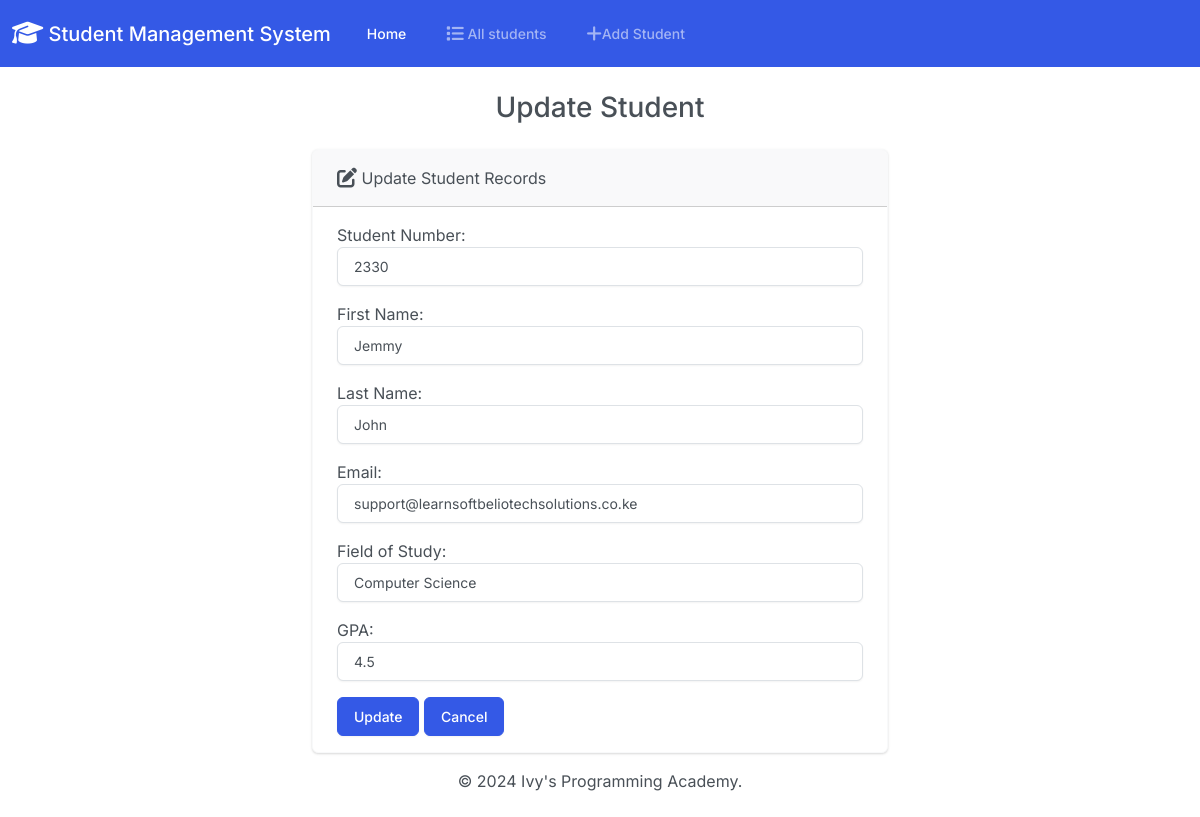
/edit/8/, run on the app's committed database.
### students/models.py (models this page shows, shortened)
class Students(models.Model):
    student_number= models.PositiveIntegerField()
    first_name= models.CharField(max_length=50)
    last_name= models.CharField(max_length=50)
    email= models.EmailField(max_length=100)
    field_of_study= models.CharField(max_length=50)
    gpa= models.FloatField()

### students/views.py (the view)
# urls.py: path('edit/<int:id>/', views.edit, name="edit" ),
def edit(request, id):
    student = get_object_or_404(Students, pk=id)
    if request.method == 'POST':
        form = StudentsForm(request.POST, instance=student)
        if form.is_valid():
            form.save()
            return render(request, 'edit.html', {
                'form': form,
                'success': True
            })
        else:
            return render(request, 'edit.html', {
                'form': form
            })
    else:
        form = StudentsForm(instance=student)
        return render(request, 'edit.html', {
            'form': form
        })

### students/forms.py
class StudentsForm(forms.ModelForm):
    class Meta:
        model = Students
        fields = ('student_number', 'first_name', 'last_name', 'email', 'field_of_study', 'gpa')
        labels = {
            'student_number': 'Student Number',
            'first_name': 'First Name',
            'last_name': 'Last Name',
            'email': 'Email',
            'field_of_study': 'Field of Study',
            'gpa': 'GPA',
        }
        widgets = {
            'student_number': forms.NumberInput(attrs={'class': 'form-control'}),
            'first_name': forms.TextInput(attrs={'class': 'form-control'}),
            'last_name': forms.TextInput(attrs={'class': 'form-control'}),
            'email': forms.EmailInput(attrs={'class': 'form-control'}),
            'field_of_study': forms.TextInput(attrs={'class': 'form-control'}),
            'gpa': forms.NumberInput(attrs={'class': 'form-control'}),
        }

### templates/edit.html (shortened to what this page needs)
{% extends "base.html" %}
{% block body %}
<h3 class="text-center m-4">Update Student</h3>
{% if success %}
    <div class="alert alert-success" role="alert">
        The New Student updated successfully.
        <a href="{% url 'index' %}" class="alert-link">Go To Home Page</a>
    </div>
{% else %}
    <div class="row justify-content-center">
        <div class="col-6">
            <div class="card border-light mb-3">
                <div class="card-header">
                    <i class="fa-solid fa-pen-to-square fa-lg"></i> Update Student Records
                </div>
                <div class="card-body">
                    <form action="" method="POST">
                        {{ form.as_p }}
                        <button type="submit" class="btn btn-primary btn-block">Update</button>
                        <a href="{% url 'index' %}" class="btn btn-primary btn-block">Cancel</a>
                    </form>
                </div>
            </div>
        </div>
    </div>
{% endif %}
{% endblock %}

### data on the page
Students: student_number "2330", first_name "Jemmy", last_name "John", email "support@learnsoftbeliotechsolutions.co.ke", field_of_study "Computer Science", gpa "4.5"
